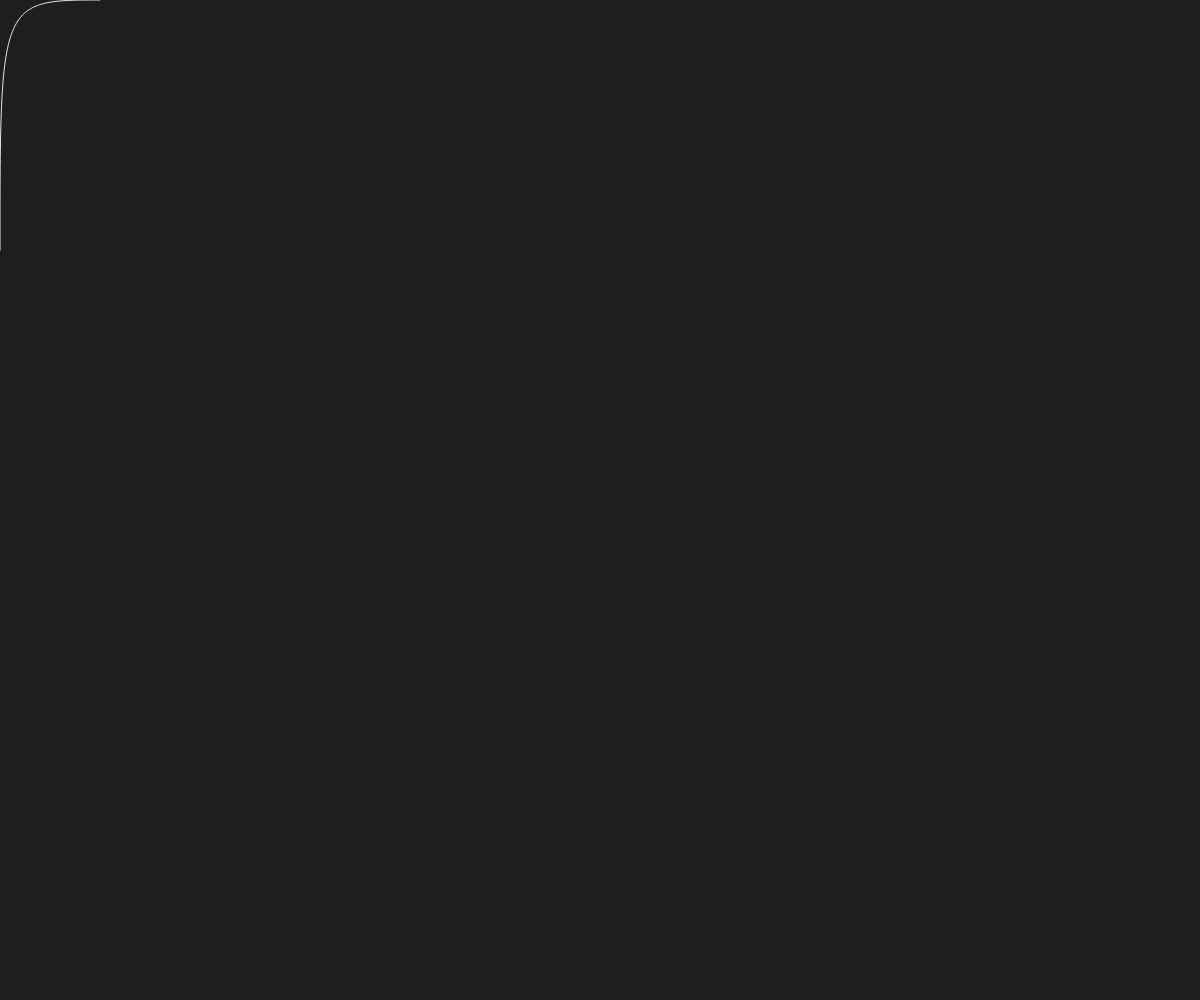
Frame 1 (no input)
Frame 60 (no input): identical to frame 1, image omitted
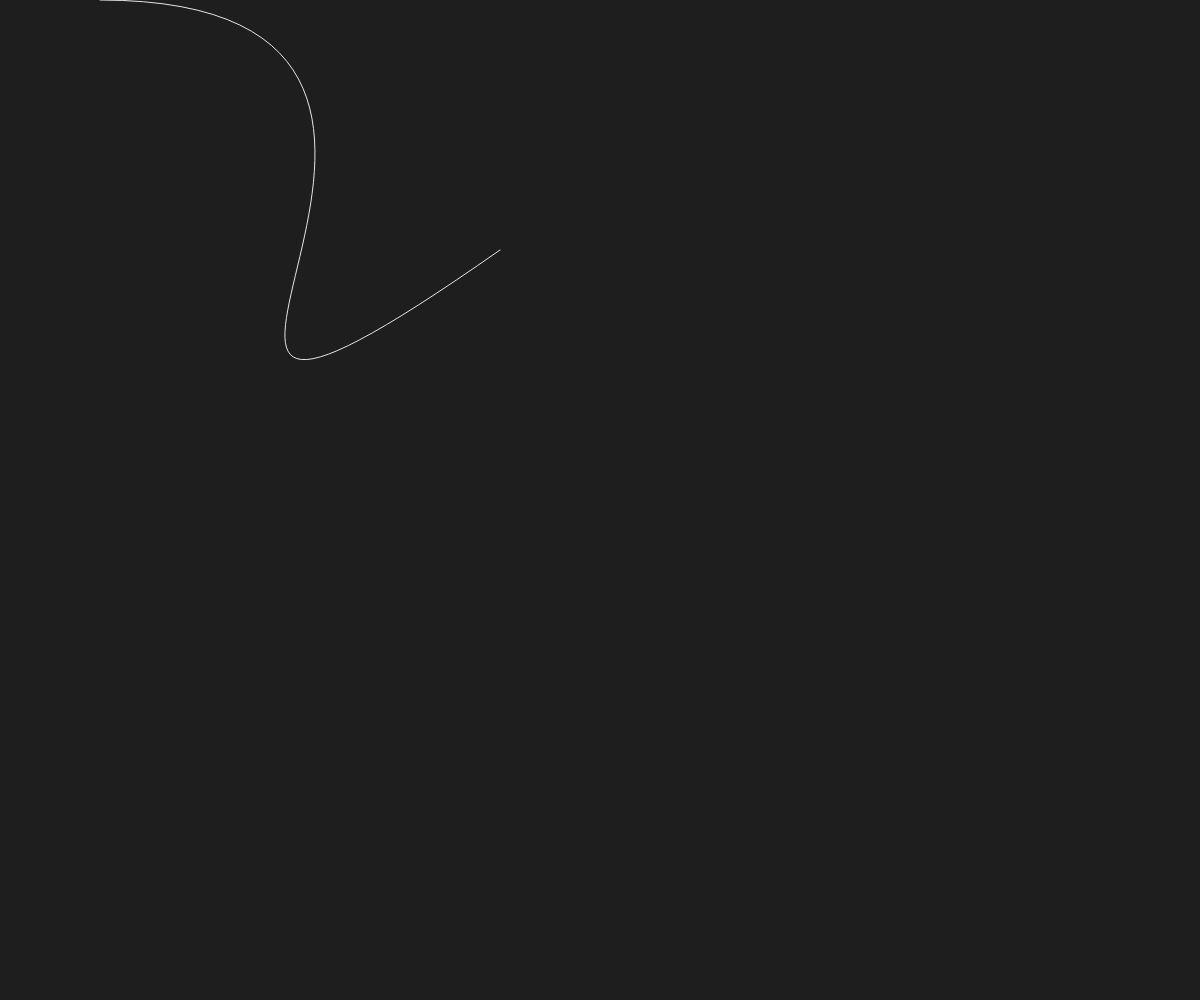
Frame 120 (the mouse pressed at the canvas centre since frame 60)

The p5.js sketch that drew these frames (run headless with seeded random() and noise() and a simulated clock; from frame 60 on, the mouse is pressed at the canvas centre):

// p5.js sketch
// ── sketch.js
function setup() {
  createCanvas(windowWidth, windowHeight);
  frameRate(30);
  stroke(230, 230, 230);
}

function draw() {
  background(30,30,30);
  noFill();
  bezier(mouseY, 250, 0, mouseX, mouseX, 0, 100, 0);
  // bezier(250, 250, 0, 100 * sin( random(TWO_PI) ), 100 * sin( random(TWO_PI) ), 0, 100, 0, 0, 0, mouseY, 0);
}
